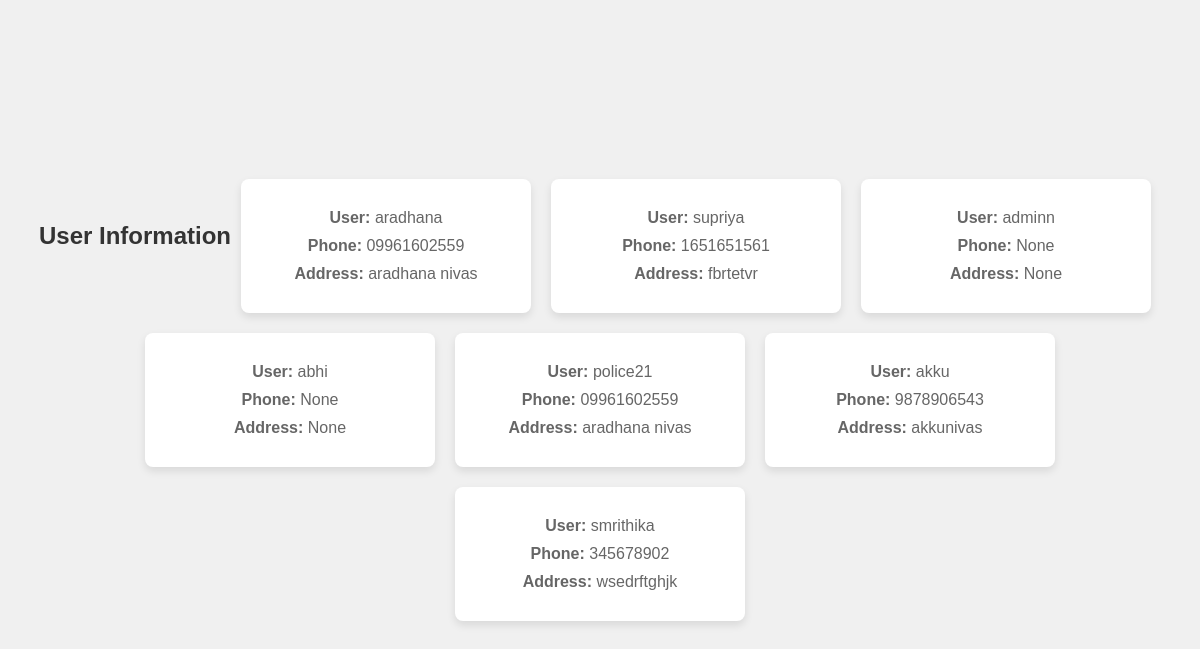
/users/ (signed in), run on an earlier commit of the app's database.
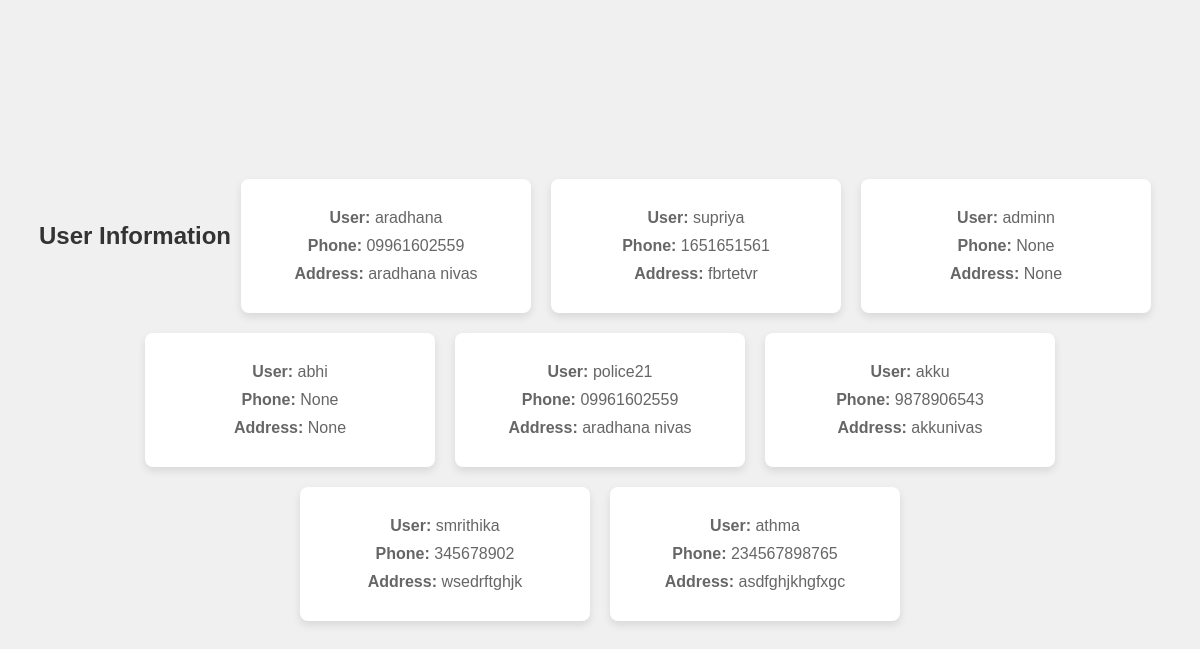
And on a later commit of the database.
### app/models.py (models this page shows, shortened)
class UserProfile(models.Model):
    user = models.OneToOneField(User, on_delete=models.CASCADE, related_name="user_profile")
    address = models.CharField(max_length=200, null=True)
    phone = models.CharField(max_length=20, null=True)
    dob = models.DateField(null=True)
    location = models.CharField(max_length=200, null=True)
    profile_image = models.ImageField(upload_to='images/profile', blank=True, null=True)
    guardian_name = models.CharField(max_length=200, null=True)
    guardian_phone = models.CharField(max_length=20, null=True)
    guardian_email = models.EmailField(max_length=30,null=True)

class User(AbstractUser):
    ROLE_CHOICES = [
        ("admin","Admin"),
        ("user", "User"),
        ("police","police")
    ]
    role = models.CharField(max_length=200, choices=ROLE_CHOICES, default="user")

### app/views.py (the view)
# urls.py: path('users/', AdminUserListView.as_view(), name='all_users'),
@method_decorator(decs,name="dispatch")
class AdminUserListView(ListView):
    template_name="adminuserlist.html"
    model=UserProfile
    context_object_name="data"

### app/decorator.py (called while the page is built)
def login_required(fn):
    def wrapper(request,*args,**kwargs):
        if not request.user.is_authenticated:
            messages.error(request,"invalid session")
            return redirect("signin")
        else:
            return fn(request,*args,**kwargs)
    return wrapper

### app/templates/adminuserlist.html (shortened to what this page needs)
<!DOCTYPE html>
{% load static %}
<html lang="en">
<head>
</head>
<body>
    <div class="container">
        <h2>User Information</h2>
        {% for d in data %}
        <div class="card">
            <p><strong>User:</strong> {{ d.user }}</p>
            <p><strong>Phone:</strong> {{ d.phone }}</p>
            <p><strong>Address:</strong> {{ d.address }}</p>
        </div>
        {% endfor %}
    </div>
</body>
</html>

What changed in the data, as far as the page shows it:
added UserProfile: user "athma", phone "234567898765", address "asdfghjkhgfxgc"
